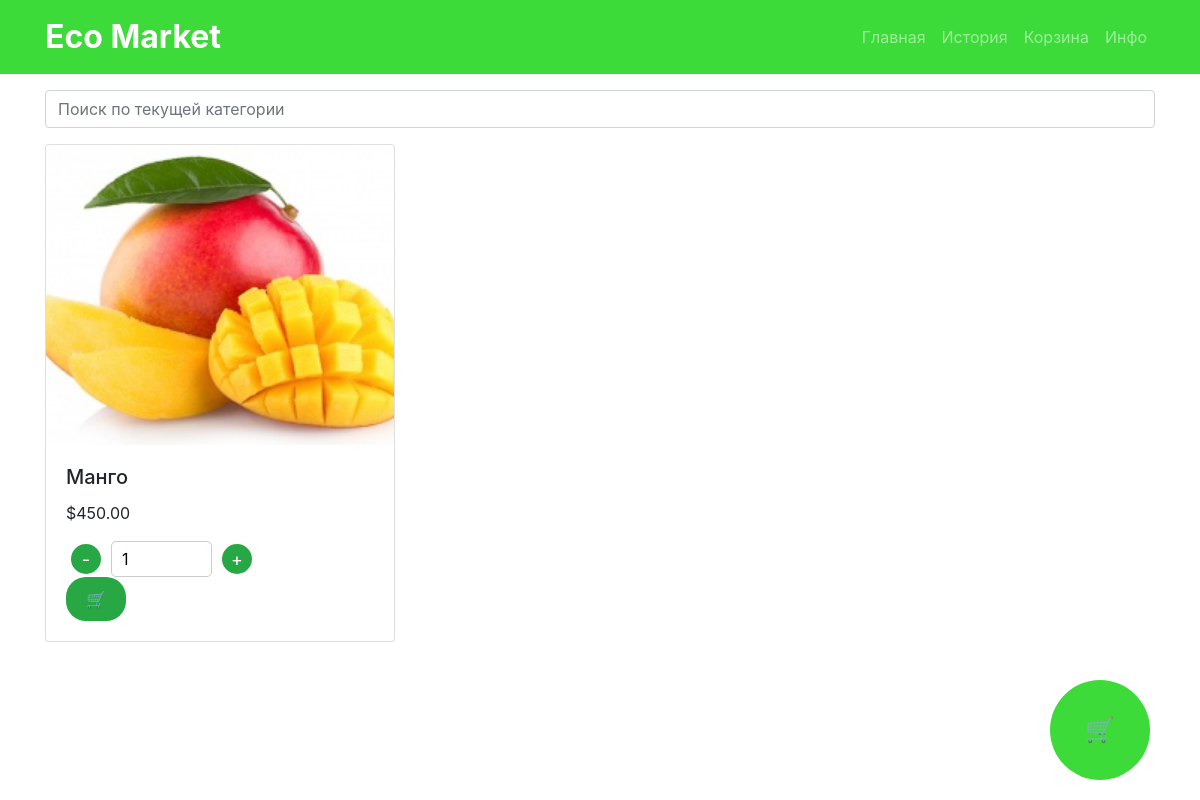
The app's page /category/2/ with its own data.
### myapp/models.py (models this page shows, shortened)
class Product(models.Model):
    category = models.ForeignKey(Category, on_delete=models.CASCADE)
    name = models.CharField(max_length=100)
    description = models.TextField()
    price = models.DecimalField(max_digits=10, decimal_places=2)
    available = models.BooleanField(default=True)
    quantity_available = models.IntegerField()
    image = models.ImageField(upload_to='images/')

### myapp/views.py (the view)
# urls.py: path('category/<int:category_id>/', views.category_detail, name='category_detail'),
def category_detail(request, category_id):
    category = Category.objects.get(id=category_id)
    products = Product.objects.filter(category=category)
    return render(request, 'category_detail.html', {'category': category, 'products': products})

### templates/category_detail.html (shortened to what this page needs)
{% extends 'base.html' %}
{% block content %}
<div class="container mt-3">
    <div class="input-group mb-3">
        <input type="text" id="searchInput" class="form-control" placeholder="Поиск по текущей категории">
    </div>
    <div class="row" id="productList">
        {% for product in products %}
            <div class="col-lg-4 col-md-6 col-sm-12 mb-4" data-category="{{ product.category.name }}">
                <div class="card h-100">
                    <img src="{{ product.image.url }}" class="card-img-top img-fluid" alt="{{ product.name }}">
                    <div class="card-body">
                        <h5 class="card-title">{{ product.name }}</h5>
                        <p class="card-text">${{ product.price }}</p>
                        {% if product.available %}
                        <form method="post" action="{% url 'add_to_cart' product.id %}">
                            <div class="quantity-control">
                                <button type="button" class="quantity-btn decrease">-</button>
                                <input type="number" name="quantity" value="1" min="1" max="{{ product.quantity_available }}" class="quantity-display" required>
                                <button type="button" class="quantity-btn increase">+</button>
                            </div>
                            <button type="submit" class="add-to-cart-btn">🛒</button>
                        </form>
                        {% else %}
                            <p>Out of stock</p>
                        {% endif %}
                    </div>
                </div>
            </div>
        {% endfor %}
    </div>
</div>
<div class="cart-button">
    <a href="{% url 'view_cart' %}">
        <div class="cart-icon"></div>
    </a>
</div>
{% endblock %}

### templates/category_detail.html (style rules this page uses)
.card-img-top { width: 400px; height: 300px; object-fit: cover; }
.add-to-cart-btn { background-color: #28a745; color: white; border: none; padding: 10px 20px; border-radius: 20px; cursor: pointer; transition: background-color 0.3s; }
.quantity-control { display: flex; align-items: center; }
.quantity-btn { background-color: #28a745; color: white; border: none; border-radius: 50%; width: 30px; height: 30px; font-size: 18px; cursor: pointer; transition: background-color 0.3s; margin: 0 5px; }
.quantity-display { border: 1px solid #ccc; padding: 5px 10px; border-radius: 5px; margin: 0 5px; }
.cart-button { position: fixed; bottom: 20px; right: 50px; z-index: 999; text-decoration: none; }
.cart-icon { width: 100px; height: 100px; background-color: #3cdb39; border-radius: 50%; display: flex; justify-content: center; align-items: center; font-size: 24px; color: white; animation: slide 2s infinite; }
.cart-icon::before { content: '\1F6D2'; text-decoration: none; }

### records on screen
Product: image (picture), name "Манго", price "450.00"
